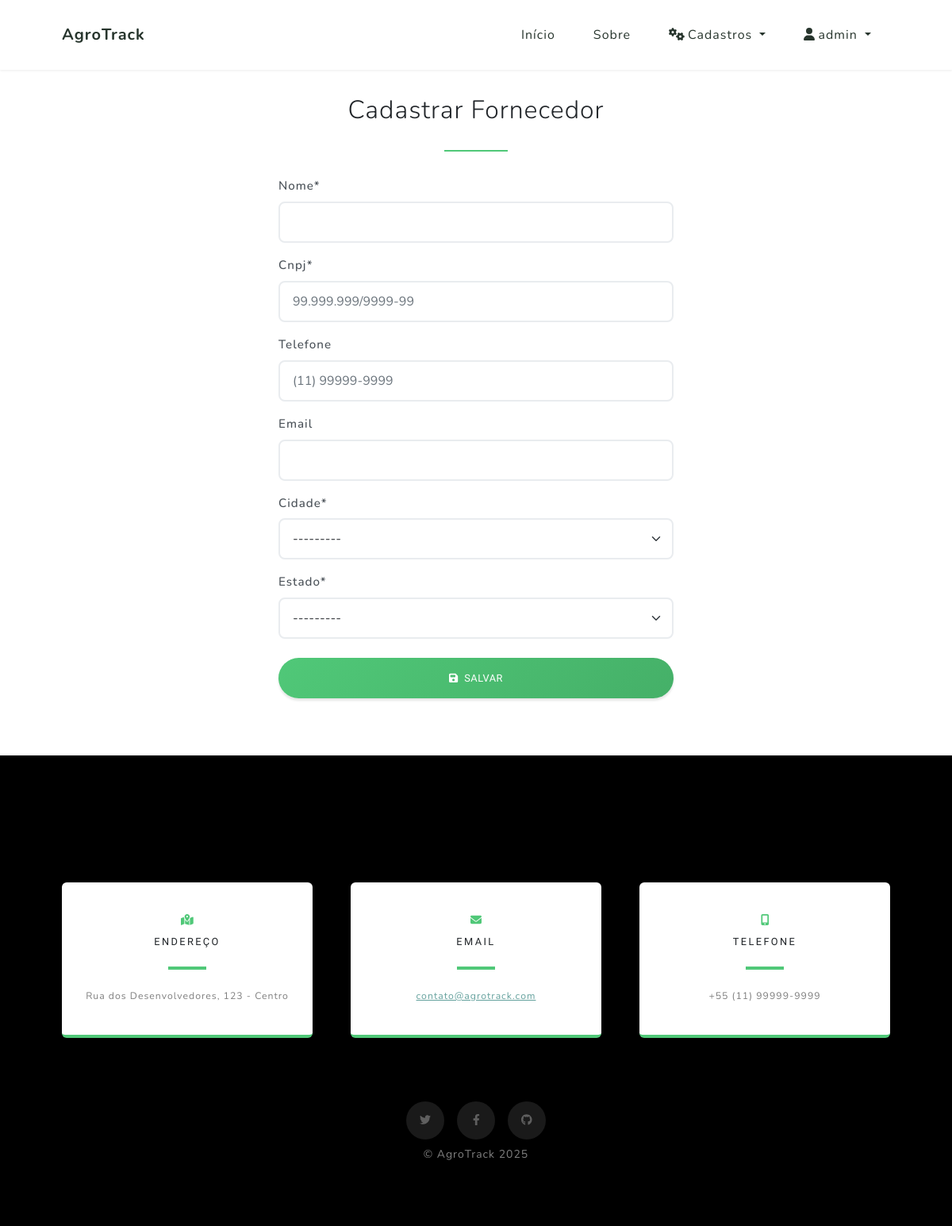
The page /cadastros/cadastrar/fornecedor/ (signed in) on the database as committed earlier.
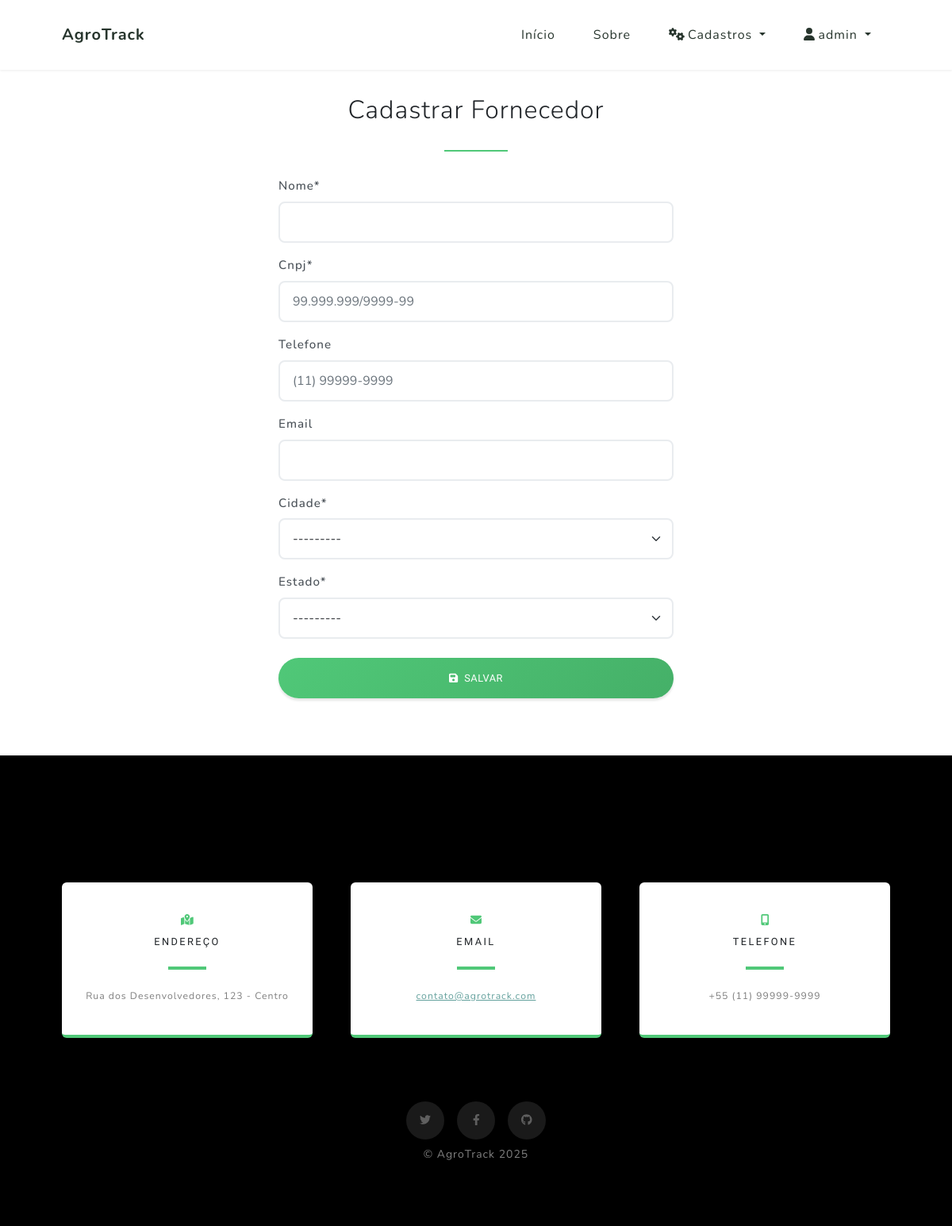
The same page on the database as committed later.
### cadastros/models.py (models this page shows)
class Cidade(models.Model):
    nome = models.CharField(max_length=100)
    estado = models.ForeignKey(Estado, on_delete=models.CASCADE)
    def __str__(self):
        return f"{self.nome} - {self.estado.sigla}"
    class Meta:
        verbose_name = "Cidade"
        verbose_name_plural = "Cidades"
        ordering = ['nome']

class Estado(models.Model):
    nome = models.CharField(max_length=100, choices=[(e, e) for e in ESTADOS])
    sigla = models.CharField(max_length=2, choices=[(s, s) for s in SIGLAS])
    def __str__(self):
        return f"{self.nome} - {self.sigla}"
    class Meta:
        verbose_name = "Estado"
        verbose_name_plural = "Estados"
        ordering = ['nome']

### cadastros/views.py (the view, shortened to what this page needs)
# urls.py: path('cadastrar/fornecedor/', FornecedorCreate.as_view(), name='cadastrar-fornecedor'),
class FornecedorCreate(LoginRequiredMixin, SuccessMessageMixin, CreateView):
    template_name = 'cadastros/form.html'
    model = Fornecedor
    success_url = reverse_lazy('fornecedor-list')
    fields = ['nome', 'cnpj', 'telefone', 'email', 'cidade', 'estado']
    extra_context = {'titulo': 'Cadastrar Fornecedor'}
    success_message = "Fornecedor cadastrado com sucesso!"

### cadastros/templates/cadastros/form.html (shortened to what this page needs)
{% extends "paginasweb/modelo.html" %}
{% load static %}
{% load crispy_forms_tags %}
{% block conteudo %}
<section class="py-5 mt-5">
    <div class="container">
        <div class="row justify-content-center">
            <div class="col-md-8 col-lg-6">
                <div class="p-4">
                    <div class="text-center mb-4">
                        <h2 class="text-dark fw-light mb-3">{{ titulo }}</h2>
                        <div class="border-bottom border-2 border-primary d-inline-block" style="width: 80px;"></div>
                    </div>
                    <form action="" method="post" class="mt-4">
                        <div class="form-container">
                            {{ form|crispy }}
                        </div>
                        <div class="d-grid gap-2 mt-4">
                            <button type="submit" class="btn btn-primary btn-lg rounded-pill py-3">
                                <i class="fas fa-save me-2"></i>Salvar
                            </button>
                        </div>
                    </form>
                </div>
            </div>
        </div>
    </div>
</section>
{% endblock %}

### paginasweb/templates/paginasweb/modelo.html (shortened to what this page needs)
{% load static %}
<!DOCTYPE html>
<html lang="pt-br">
<head>
    <link href="https://cdn.jsdelivr.net/npm/bootstrap@5.3.0/dist/css/bootstrap.min.css" rel="stylesheet">
    <link href="{% static 'css/styles.css' %}" rel="stylesheet">
</head>
<body id="page-top" class="bg-white">
    <nav class="navbar navbar-expand-lg navbar-light fixed-top" id="mainNav">
        <div class="container px-4 px-lg-5">
            <a class="navbar-brand" href="/">AgroTrack</a>
            <div class="collapse navbar-collapse" id="navbarResponsive">
                <ul class="navbar-nav ms-auto">
                    <li class="nav-item"><a class="nav-link" href="/">Início</a></li>
                    <li class="nav-item"><a class="nav-link" href="/sobre/">Sobre</a></li>
                    {% if user.is_authenticated %}
                        <li class="nav-item dropdown">
                            <a class="nav-link dropdown-toggle" href="#" id="navbarDropdown" role="button"
                               data-bs-toggle="dropdown" aria-expanded="false">
                                <i class="fas fa-cogs me-1"></i>Cadastros
                            </a>
                        </li>
                        <li class="nav-item dropdown">
                            <a class="nav-link dropdown-toggle" href="#" id="userDropdown" role="button"
                               data-bs-toggle="dropdown" aria-expanded="false">
                                <i class="fas fa-user me-1"></i>{{ user.first_name|default:user.username }}
                            </a>
                        </li>
                    {% endif %}
                </ul>
            </div>
        </div>
    </nav>
    {% block conteudo %}{% endblock %}
    <footer class="footer bg-black small text-center text-white-50">
        <section class="contact-section bg-black mb-0 pb-0" id="signup">
            <div class="container px-4 px-lg-5">
                <div class="row gx-4 gx-lg-5">
                    <div class="col-md-4 mb-3 mb-md-0">
                        <div class="card py-4 h-100">
                            <div class="card-body text-center">
                                <i class="fas fa-map-marked-alt text-primary mb-2"></i>
                                <h4 class="text-uppercase m-0">Endereço</h4>
                                <hr class="my-4 mx-auto" />
                                <div class="small text-black-50">Rua dos Desenvolvedores, 123 - Centro</div>
                            </div>
                        </div>
                    </div>
                    <div class="col-md-4 mb-3 mb-md-0">
                        <div class="card py-4 h-100">
                            <div class="card-body text-center">
                                <i class="fas fa-envelope text-primary mb-2"></i>
                                <h4 class="text-uppercase m-0">Email</h4>
                                <hr class="my-4 mx-auto" />
                                <div class="small text-black-50">
                                    <a href="#!">contato@agrotrack.com</a>
                                </div>
                            </div>
                        </div>
                    </div>
                    <div class="col-md-4 mb-3 mb-md-0">
                        <div class="card py-4 h-100">
                            <div class="card-body text-center">
                                <i class="fas fa-mobile-alt text-primary mb-2"></i>
                                <h4 class="text-uppercase m-0">Telefone</h4>
                                <hr class="my-4 mx-auto" />
                                <div class="small text-black-50">+55 (11) 99999-9999</div>
                            </div>
                        </div>
                    </div>
                </div>
                <div class="social d-flex justify-content-center mb-0">
                    <a class="mx-2" href="#!"><i class="fab fa-twitter"></i></a>
                    <a class="mx-2" href="#!"><i class="fab fa-facebook-f"></i></a>
                    <a class="mx-2" href="#!"><i class="fab fa-github"></i></a>
                </div>
            </div>
        </section>
        <div class="container px-4 px-lg-5 pt-2 mt-0">&copy; AgroTrack 2025</div>
    </footer>
</body>
</html>

Rows that differ between the two databases and show on the page:
added Cidade: estado "---------"
Other text that changed with them:
form field estado: "---------" → (not shown)
